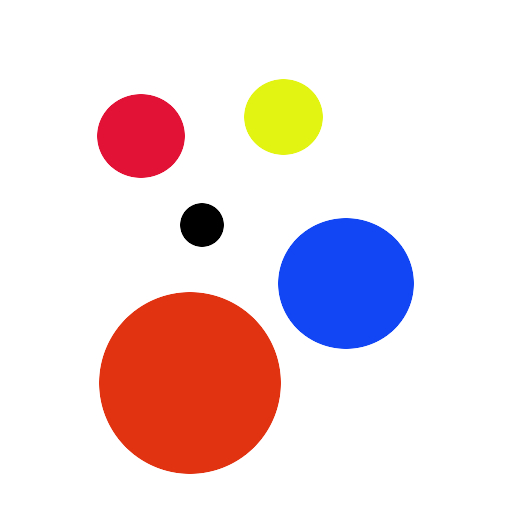
#> input picture pixel_count/circles.jpg, 512 x 512 px, given in place of the camera
$ python HSV_mask_ratio.py   (Python 2 division)   (older library calls are emulated)
#> lines starting #> are read from the running program, lines starting #| are printed output that depends on the picture; after the words box and inside, x2 and y2 are one past the last pixel; in counts of white or black regions, pixels touching at a corner belong together

# coding: utf-8

# In[1]:

# HSV Sampling
import cv2
import numpy as np
#if division does not work properly, remove this and change division to float() in ratio sub
from __future__ import division
from ws4py.websocket import WebSocket


# Classes
class colorHSV:
    #class that contains high and low values for Hue, Saturation, Value
    # name: 'Human referenceable name of the color'
    # hue: [minimum value, maximum value]
    # sat: [minimum value, maximum value]
    # val: [minimum value, maximum value]
    # lower: numpy array containing lowest interactively set [H, S, V]
    # upper: numpy array containing hightest interactively set [H, S, V]
    # build names for trackbars

    # DO NOT change these trackbar names;
    # in the OSX OpenCV/QT/Py2.7 environment the trackbar order is effected by the characters in the name!
    # Hue
    hn='Hue'
    # Saturation
    sn='S'
    # Value
    vn='V'
    # Lower and Upper names
    low='-'
    upp='+'

    #color range values and names
    values=[[0, 35, 'red'], [25, 65, 'yellow'], [55, 95, 'green'], [85, 125, 'blue'], [115, 155, 'indigo'], [145, 179, 'violet']]
    hueName=(hn+low, hn+upp)
    satName=(sn+low, sn+upp)
    valName=(vn+low, vn+upp)

    def __init__(self, name, hue, sat, val):
        self.hue = hue
        self.sat= sat
        self.val =val
        self.name = name
        self.controlName=name+'_win'
        self.colorRange=0
        self.lower=np.array([hue[0], sat[0], val[0]])
        self.upper=np.array([hue[1], sat[1], val[1]])

# Helper Subs
def adjust(x):
    # accept the value slider and pass the result to the HSV variable
    pass

def camInit(videoDev):
    return(cv2.VideoCapture(videoDev))

def colorImg(color):
    # Create a black image
    xDim=800
    yDim=100
    # create a black image
    img = np.zeros((yDim,xDim, 3), np.uint8)
    # find the middle value of the color in HSV space
    middleHSVColor=np.uint8([[[color.lower[0]+abs(color.lower[0]-color.upper[0])//2,255, 255]]])
    middleBGRColor=cv2.cvtColor(middleHSVColor, cv2.COLOR_HSV2BGR)
    # create a colored rectangle that fills the entire image
    bgr=(int(middleBGRColor[0][0][0]), int(middleBGRColor[0][0][1]), int(middleBGRColor[0][0][2]))
    cv2.rectangle(img,(0,0),(xDim, yDim), bgr, -1)
    addText(img, text="middle value of color range", textColor=(0,0,0))
    return(img)


def initTrackbars(color):
    #initialize trackbars to window defineid by color.name

    #set the default position in the range list
    colorPosition=0
    counter=0
    #Default hue positions
    lowerHue=color.hue[0]
    upperHue=color.hue[1]

    # create a named window that matches the name specified in the variable
    # names that match the defined colors will trigger that color to be chosen at startup
    # temporarily changed to default auto window for testing of color swatches
    #cv2.namedWindow(color.controlName, flags=cv2.cv.CV_WINDOW_NORMAL)
    cv2.namedWindow(color.controlName)

    for i in color.values:
        if color.name in i:
            colorPosition=counter
            color.colorRange=colorPosition
            lowerHue=i[0]
            upperHue=i[1]
            break
        counter=counter+1

    # There is a bizzare bug in this version of opencv that makes the trackbars appear in an
    # order that depends on the track bar name.  I cannot determine the pattern, but this
    # naming system does work for the moment

    #color range control bar
    #FIXME if the name changes of the trackbar, this breaks
    cv2.createTrackbar('CR', color.controlName, colorPosition, len(color.values)-1, adjust)

    #Lower Saturation
    cv2.createTrackbar(color.satName[0], color.controlName, color.sat[0], abs(color.sat[1]-color.sat[0]), adjust)

    #Upper Hue
    cv2.createTrackbar(color.hueName[1], color.controlName, upperHue, abs(color.hue[1]-color.hue[0]), adjust)
    #Lower Hue
    cv2.createTrackbar(color.hueName[0], color.controlName, lowerHue, abs(color.hue[1]-color.hue[0]), adjust)

    #Lower Value
    cv2.createTrackbar(color.valName[0], color.controlName, color.val[0], abs(color.val[1]-color.val[0]), adjust)

    #display a colored box to help identify the controls
    img=colorImg(color)
    cv2.imshow(color.controlName, img)
    #temporarily removed for color swatch testing
    #cv2.resizeWindow(color.controlName, 800, 200)


def readTrackbar(color):
    # check the color range coming for comparison later
    oldColor=color.colorRange
    oldLower=color.lower[0]
    oldUpper=color.upper[0]
    #read the trackbar and pass back changes
    # add the slider value to the pre-defined low end of the color
    # [0:H, 1:S, 2:V]
    color.lower[0]=color.hue[0]+cv2.getTrackbarPos(color.hueName[0], color.controlName)
    color.upper[0]=color.hue[0]+cv2.getTrackbarPos(color.hueName[1], color.controlName)
    color.lower[1]=color.sat[0]+cv2.getTrackbarPos(color.satName[0], color.controlName)
    color.lower[2]=color.val[0]+cv2.getTrackbarPos(color.valName[0], color.controlName)
    #FIXME if the name changes, this breaks
    color.colorRange=cv2.getTrackbarPos('CR', color.controlName)
    newColor=color.colorRange

    # only update if the color range has changed
    #if color.colorRange != oldColorRange:
    if oldColor != newColor:
        color.lower[0]=color.values[color.colorRange][0]
        color.upper[0]=color.values[color.colorRange][1]
        cv2.setTrackbarPos(color.hueName[1], color.controlName, color.values[color.colorRange][1])
        cv2.setTrackbarPos(color.hueName[0], color.controlName, color.values[color.colorRange][0])
    if (oldLower != color.lower[0]) or (oldUpper !=color.upper[0]):
        img=colorImg(color)
        cv2.imshow(color.controlName, img)


    return(color)

def addText(frame, text='Text Goes Here', position=(10,50), textColor=(255, 255, 0)):
#> called with text = 'middle value of color range', position = (10, 50), textColor = (0, 0, 0)
    font=cv2.FONT_HERSHEY_COMPLEX_SMALL
    cv2.putText(frame, text, position, font, 2, textColor, 2)
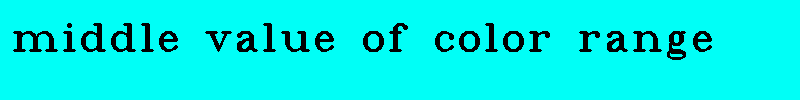
#> frame: shape (100, 800, 3); mean of channels 0, 1, 2 230.6, 238.1, 0; drawn as B, G, R
    return(frame)

def ratio(countA, countB):
    if countA==countB:
        return(0)
    if countA > countB:
        # give a positive number
        percent=(countA-countB)/countA
    if countA < countB:
        #give a negative number
        percent=-1*((countB-countA)/countB)
    return(percent)


# In[2]:


def main():

    #VARIABLE DEFS

    # window titles and preset name
    # Choose from red, yellow, green, blue, indigo, violet to activate a preset.
    # Names not in the list above will default to "red", but can be tuned by hand
    stickA='violet'
    stickB='green'

    # define video device
    videoDev=0

    # setup color objects
    # Move the HSV ranges into the class - this does not need to be user set.
    colorA=colorHSV(stickA, [0,179], [0,255], [0,255])
    colorB=colorHSV(stickB, [0,179], [0,255], [0,255])

    # start camera
    cap=camInit(videoDev)

    # initialize the trackbars
    initTrackbars(colorA)
    initTrackbars(colorB)


    #FIXME find a way to resize windows dynamically - try rescaling for optimization
    cv2.namedWindow(stickA, flags=cv2.cv.CV_WINDOW_NORMAL)
    cv2.namedWindow(stickB, flags=cv2.cv.CV_WINDOW_NORMAL)
    cv2.namedWindow('Live', flags=cv2.cv.CV_WINDOW_NORMAL)

    #set the display on initially
    displayOff=False
    pause=False

    while(1):
        #capture each frame
        _, frame = cap.read()
#> frame is the input picture: shape (512, 512, 3); mean B, G, R 220.8, 218.1, 236.8

        # convert captured frame into HSV color space
        hsv=cv2.cvtColor(frame, cv2.COLOR_BGR2HSV)
#> hsv: shape (512, 512, 3); mean H, S, V 11.4, 45.2, 249.2

        #Read the trackbar positions
        colorA=readTrackbar(colorA)
#> in colorImg (call 3), `cv2.rectangle(img,(0,0),(xDim, yDim), bgr, -1)`:
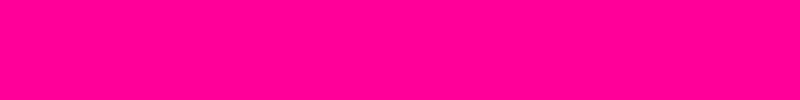
#> img: shape (100, 800, 3); mean of channels 0, 1, 2 153, 0, 255; drawn as B, G, R
#> call 3 of addText, with text = 'middle value of color range', position = (10, 50), textColor = (0, 0, 0)
#> in addText (call 3), `cv2.putText(frame, text, position, font, 2, textColor, 2)`:
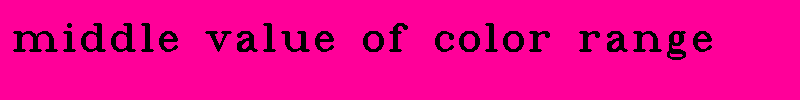
#> frame: shape (100, 800, 3); mean of channels 0, 1, 2 142.9, 0, 238.1; drawn as B, G, R
        colorB=readTrackbar(colorB)
#> in colorImg (call 4), `cv2.rectangle(img,(0,0),(xDim, yDim), bgr, -1)`:
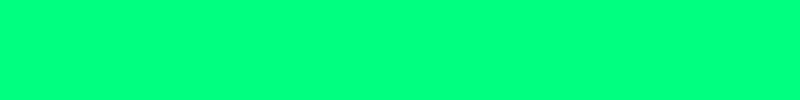
#> img: shape (100, 800, 3); mean of channels 0, 1, 2 128, 255, 0; drawn as B, G, R
#> call 4 of addText, with text = 'middle value of color range', position = (10, 50), textColor = (0, 0, 0)
#> in addText (call 4), `cv2.putText(frame, text, position, font, 2, textColor, 2)`:
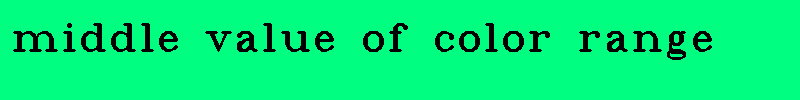
#> frame: shape (100, 800, 3); mean of channels 0, 1, 2 119.5, 238.1, 0; drawn as B, G, R

        # Calculate mask
        maskA=cv2.inRange(hsv, colorA.lower, colorA.upper)
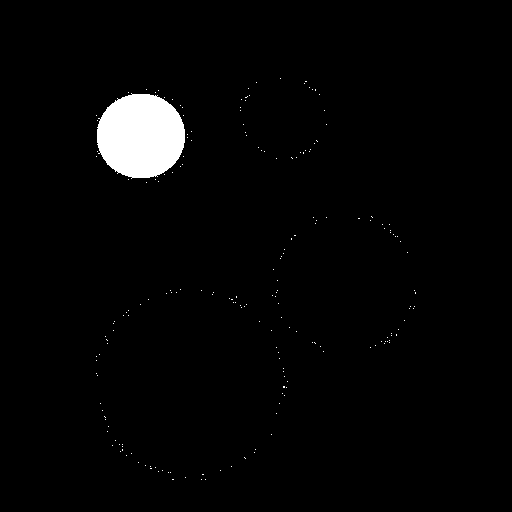
#> maskA: shape (512, 512); 2.3% white; 201 white regions (200 under 20 px), largest, box (x1, y1, x2, y2) and area: (97, 93, 185, 179) 5912
        maskB=cv2.inRange(hsv, colorB.lower, colorB.upper)
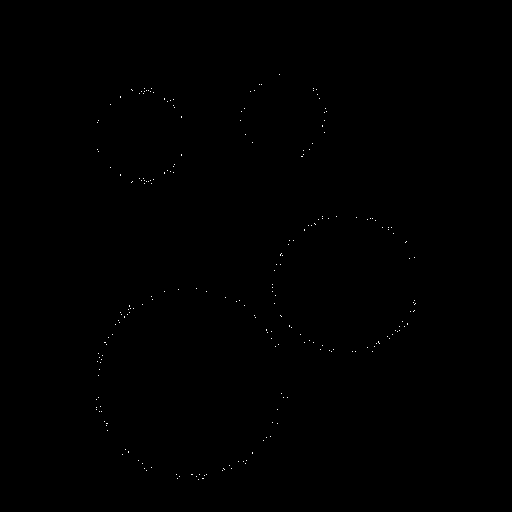
#> maskB: shape (512, 512); 0.1% white in thin lines or dots, all inside (x1, y1, x2, y2) = (96, 74, 416, 480)

        # The mask zeros everything outside of the set range
        # Count everything non-zero for each mask
        countA=cv2.countNonZero(maskA)
#> countA = 6138
        countB=cv2.countNonZero(maskB)
#> countB = 261
        colorRatio=ratio(countA, countB)
#> in ratio, `percent=(countA-countB)/countA`: percent = 0.957
#> colorRatio = 0.957

        #capture keyboard input
        # pause for p key
        #FIXME this needs to be debounced
        if cv2.waitKey(1) & 0xFF == ord('p'):
#> (key Q is pressed here)
            displayOff=True
            pause=True

        # unpause for u key
        if cv2.waitKey(1) & 0xFF == ord ('u'):
#> (key Q is pressed here)
            displayOff=False

        # Quit for Shfit+Q (cpaital Q)
        # Add confirmation here - should not quit immediately
        if cv2.waitKey(1) & 0xFF == ord('Q'):
#> (key Q is pressed here)
            print 'we out.'
            break

        # Stop updating windows
        if displayOff and pause:
            # Destroying windows saves a bit of memory
            cv2.destroyWindow(colorA.name)
            cv2.destroyWindow(colorB.name)
            #cv2.destroyWindow('Live')
            addText(frame, 'Live display paused (calculations continue).')
            addText(frame, 'Press and hold "u" to unpause.', position=(10,100))
            addText(frame, 'Hold "shift+q" to quit', position=(10,150))
            cv2.imshow('Live', frame)
            cv2.waitKey(1)
            pause=False

        if not displayOff:
            # Calculate result (bitwise and of mask and frame)
            # this adds an extra calculation; remove this and stick with just the masks for
            # a bit of extra speed
            resA=cv2.bitwise_and(frame, frame, mask=maskA)
            resB=cv2.bitwise_and(frame, frame, mask=maskB)
            #Pausing the display drops processor usage from ~80% to 30%
            #Display HSV Values
            addText(resA, text='Low: '+str(colorA.lower), position=(10,50))
            addText(resA, text='Upp: '+str(colorA.upper), position=(10,100))
            addText(resB, text='Low: '+str(colorB.lower), position=(10,50))
            addText(resB, text='Upp: '+str(colorB.upper), position=(10,100))

            # [6 lines of commented-out code are left out]
            addText(resA, text='Color Range: '+colorA.values[colorA.colorRange][2], position=(10, 150))
            addText(resB, text='Color Range: '+colorB.values[colorB.colorRange][2], position=(10, 150))

            # Absolute current pixel count
            colorAText=colorA.values[colorA.colorRange][2]+": "+str(countA)
            colorBText=colorB.values[colorB.colorRange][2]+": "+str(countB)
            addText(resA, text=colorAText+" to "+colorBText, position=(10, 200))
            addText(resB, text=colorAText+" to "+colorBText, position=(10, 200))

            # color ratio
            liveText='Color ratio: '+str(colorRatio)
            addText(frame, text=liveText)

            cv2.imshow('Live', frame)
            cv2.imshow(colorA.name, resA)
            cv2.imshow(colorB.name, resB)
            #cv2.imshow(colorA.name, maskA)
            #cv2.imshow(colorB.name, maskB)

        pause=False

    cap.release()
    cv2.destroyAllWindows()
    cv2.waitKey(1)
    print 'thanks for playing'


# In[3]:

main()


# In[ ]:


# In[ ]:

# TODO
'''
    Figure out how to read and adjust CV_CAP_PROP_BRIGHTNESS,
    http://docs.opencv.org/2.4/modules/highgui/doc/reading_and_writing_images_and_video.html
    make it more difficult to quit
    add ratio calculations b - a / b or a - b / a  where the denominator is always the smaller number
    display red:green ratio as colors somehow
    add web socket
    clean up directory of cruft
'''


# In[ ]:


# In[ ]:
